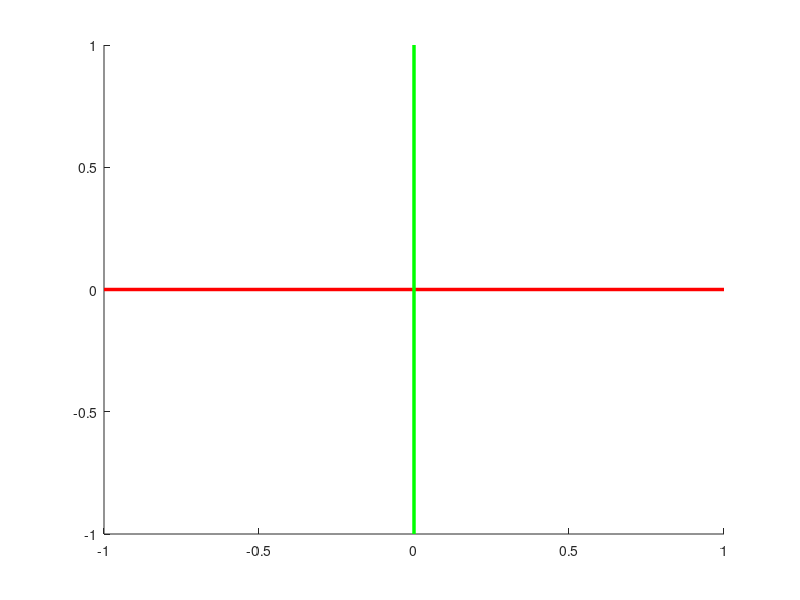

Here is the MATLAB script that generated this plot:
function printAxis()
%line([x_i x_f],[y_i y_f],[z_i z_f])
line([-1 1],[0 0],[0 0], 'color',[1 0 0 ],'linewidth',2.5); %Establece el eje X rojo 
line([0 0],[-1 1],[0 0], 'color',[0 1 0],'linewidth',2.5);  %Establece el eje Y verde
end